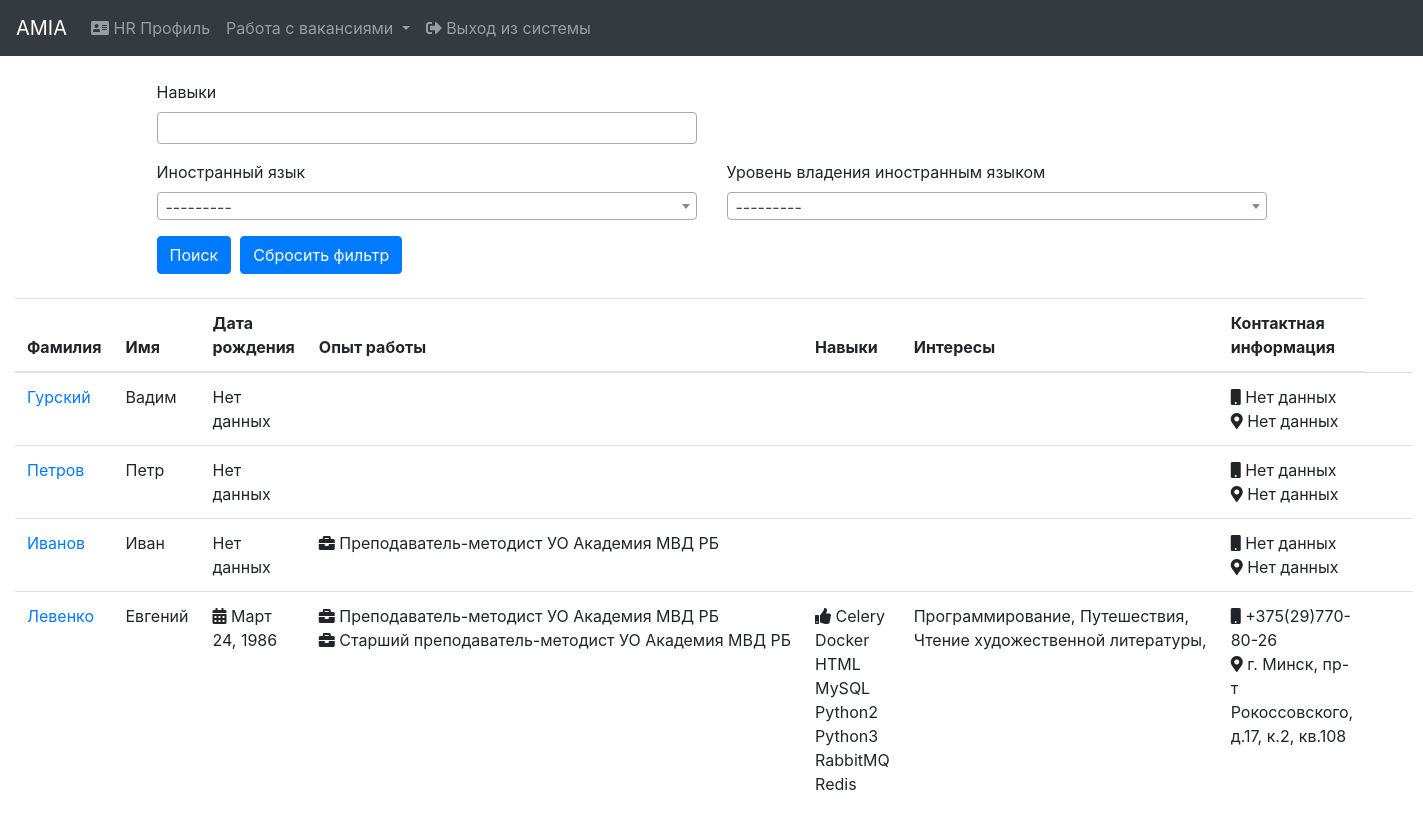
Page /hr/profiles/ (signed in) on the committed database.
### social_profile/models.py (models this page shows, shortened)
class SocialProfile(models.Model):
    user = models.OneToOneField(User, on_delete=models.CASCADE)
    last_name = models.CharField(max_length=100, verbose_name="Last name")
    first_name = models.CharField(max_length=100, verbose_name="First name")
    patronymic = models.CharField(max_length=100, verbose_name="Patronymic", blank=True, null=True)
    email = models.EmailField(verbose_name="E-mail")
    date_of_birth = models.DateField(verbose_name="Date_of_birth", blank=True, null=True)
    status = models.IntegerField(verbose_name="Status", default=1)
    date_added = models.DateTimeField(verbose_name="Date_added", auto_now_add=True)
    profile_img = models.ImageField(verbose_name="Profile_img", blank=True, null=True, upload_to='profile')
    about_myself = models.TextField(verbose_name="About_myself", blank=True, null=True)
    contact_information_phone = models.CharField(max_length=255, verbose_name="Phone", blank=True, null=True)
    contact_information_address = models.CharField(max_length=255, verbose_name="Address", blank=True, null=True)
    education = models.ManyToManyField(EducationalInstitution, verbose_name="Education", through="EducationWithInfo")
    work_experience = models.ManyToManyField(WorkExperience, verbose_name="Work experience")
    interests = models.ManyToManyField(Interest, verbose_name="Interests", blank=True)
    skills = models.ManyToManyField(Skill, verbose_name="Skills", blank=True)
    languages = models.ManyToManyField(Language, verbose_name="Language", through='LanguageWithLevel')
    class Meta:
        ordering = ('last_name',)
        verbose_name = 'Social profile'
        verbose_name_plural = 'Social profiles'

class WorkExperience(models.Model):
    company_name = models.CharField(max_length=255, verbose_name="Company name")
    position = models.CharField(max_length=255, verbose_name="Position")
    duty = models.TextField(verbose_name="Duty", blank=True, null=True)
    year_start = models.IntegerField(verbose_name="Start year")
    year_end = models.IntegerField(verbose_name="End year", blank=True, null=True)
    def __str__(self):
        return self.position + ' ' + self.company_name
    class Meta:
        ordering = ('position',)
        verbose_name = 'Work experience'
        verbose_name_plural = 'Work experience'

class Skill(models.Model):
    skill_name = models.CharField(max_length=255, verbose_name="Skill")
    def __str__(self):
        return self.skill_name
    class Meta:
        ordering = ('skill_name',)
        verbose_name = 'Skill'
        verbose_name_plural = 'Skills'

class Interest(models.Model):
    interest_name = models.CharField(max_length=255, verbose_name="Interest")
    def __str__(self):
        return self.interest_name
    class Meta:
        ordering = ('interest_name',)
        verbose_name = 'Interest'
        verbose_name_plural = 'Interests'

### hr/views.py (the view)
# urls.py: path('profiles/', views.ProfilesView.as_view(), name='profiles'),
class ProfilesView(LoginRequiredMixin, View):
    def get(self, request):
        f = ProfileFilter(request.GET, queryset=SocialProfile.objects.distinct().order_by('-pk'))
        paginator = Paginator(f.qs, 50)
        page = request.GET.get('page')
        profiles = paginator.get_page(page)
        return render(request, 'hr/profiles/profiles.html', {'profiles': profiles,
                                                             'filter': f,
                                                             })

### context_processors/models_context.py (called while the page is built)
def models_context(request):
    return {'educational': EducationalInstitution.objects.all(),
            'language_levels': LanguageLevel.objects.all(),
            'languages': Language.objects.all(),
            'specialties': Specialty.objects.all(),
            'skills': Skill.objects.all(),
            'interests': Interest.objects.all(),
            }

### social_profile/models.py (called while the page is built)
    def __str__(self):
        return self.language_name

### hr/templates/hr/profiles/profiles.html (shortened to what this page needs)
{% extends 'base.html' %}
{% block content %}
    {% include 'hr/navbar_hr.html' %}<br>
    <div class="container-fluid">
        {% include 'hr/profiles/search_form.html' %}<br>
        <div class="row">
            <div class="col-lg-12">
                <table class="table table-hover">
                    <thead>
                    <tr>
                        <th scope="col">Фамилия</th>
                        <th scope="col">Имя</th>
                        <th scope="col">Дата рождения</th>
                        <th scope="col">Опыт работы</th>
                        <th scope="col">Навыки</th>
                        <th scope="col">Интересы</th>
                        <th scope="col">Контактная информация</th>
                    </tr>
                    </thead>
                    <tbody>
                    {% for profile in profiles %}
                        <tr>
                            <td><a href="{% url 'profile:profile_data' profile.id %}">{{ profile.last_name }}</a></td>
                            <td>{{ profile.first_name|default:"Нет данных" }}</td>
                            <td>
                                {% if profile.date_of_birth %}
                                    <i class="fas fa-calendar-alt"></i>
                                {% endif %}
                                {{ profile.date_of_birth|default:"Нет данных" }}</td>
                            <td>
                                {% for w_e in profile.work_experience.all %}
                                    <nobr><i class="fas fa-briefcase"></i> {{ w_e }}</nobr><br>
                                {% endfor %}
                            </td>
                            <td>
                                {% if profile.skills.all %}
                                    <i class="fas fa-thumbs-up"></i>
                                {% endif %}
                                {% for skill in profile.skills.all %}
                                    <nobr> {{ skill }}</nobr>
                                {% endfor %}
                            </td>
                            <td>
                                {% for interest in profile.interests.all %}
                                    <nobr>{{ interest }}</nobr>,
                                {% endfor %}
                            </td>
                            <td>
                                <i class="fas fa-mobile"></i> {{ profile.contact_information_phone|default:"Нет данных" }}<br>
                                <i class="fas fa-map-marker-alt"></i> {{ profile.contact_information_address|default:"Нет данных" }}
                            </td>
                            <td></td>
                            <td></td>
                        </tr>
                    {% endfor %}
                    </tbody>
                </table>
            </div>
        </div>
    </div>
{% endblock %}

### rows in the picture
SocialProfile: last_name "Гурский", first_name "Вадим", date_of_birth "Нет данных", contact_information_phone "Нет данных", contact_information_address "Нет данных"
SocialProfile: last_name "Петров", first_name "Петр", date_of_birth "Нет данных", contact_information_phone "Нет данных", contact_information_address "Нет данных"
SocialProfile: last_name "Иванов", first_name "Иван", date_of_birth "Нет данных", contact_information_phone "Нет данных", contact_information_address "Нет данных"
WorkExperience: position+company_name "Преподаватель-методист УО Академия МВД РБ"
SocialProfile: last_name "Левенко", first_name "Евгений", date_of_birth "Март 24, 1986", contact_information_phone "+375(29)770-80-26", contact_information_address "г. Минск, пр-т Рокоссовского, д.17, к.2, кв.108"
WorkExperience: position+company_name "Старший преподаватель-методист УО Академия МВД РБ"
Skill: skill_name "Celery"
Skill: skill_name "Docker"
Skill: skill_name "HTML"
Skill: skill_name "MySQL"
Skill: skill_name "Python2"
Skill: skill_name "Python3"
Skill: skill_name "RabbitMQ"
Skill: skill_name "Redis"
Interest: interest_name "Программирование"
Interest: interest_name "Путешествия"
Interest: interest_name "Чтение художественной литературы"
